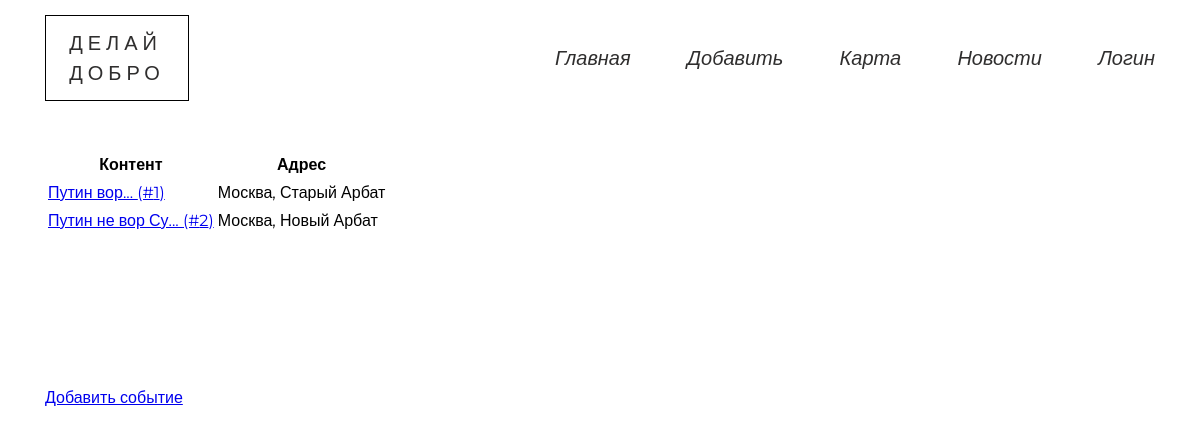
/events/, run on an earlier commit of the app's database.
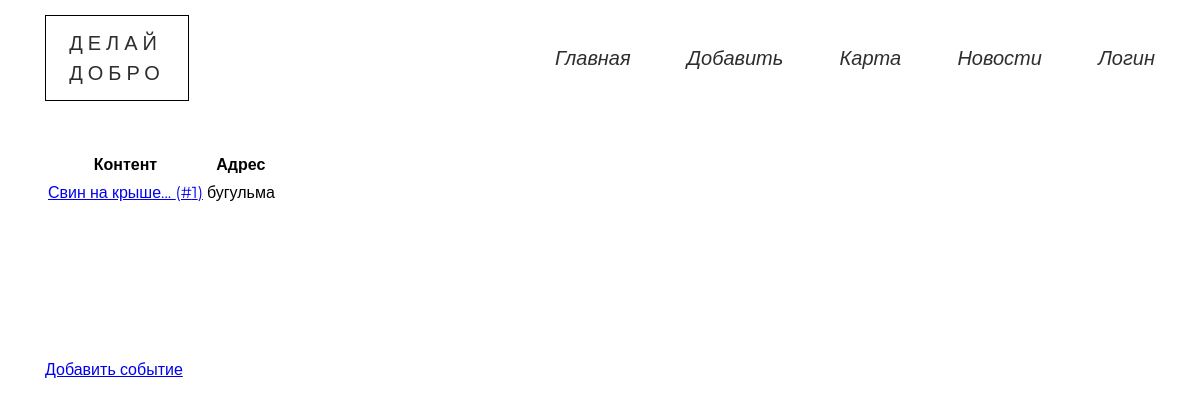
And on a later commit of the database.
### data/model_events.py (models this page shows)
class Event(SqlAlchemyBase, SerializerMixin):
    __tablename__ = 'events'
    id = sqlalchemy.Column(sqlalchemy.Integer,
                           primary_key=True, autoincrement=True)
    address = sqlalchemy.Column(sqlalchemy.String)
    content = sqlalchemy.Column(sqlalchemy.String)
    ll = sqlalchemy.Column(sqlalchemy.String)
    additions = sqlalchemy.Column(sqlalchemy.String)
    user_id = sqlalchemy.Column(sqlalchemy.Integer,
                                sqlalchemy.ForeignKey("users.id"))
    photo = sqlalchemy.orm.relation("File", uselist=False)

### blueprints/events.py (the view)
@blueprint.route('/events/', methods=['GET', 'POST'])
def events():
    session = db_session.create_session()
    events = session.query(Event).all()
    return render_template('events.html', events=events)

### data/db_session.py (called while the page is built)
def create_session() -> Session:
    global __factory
    return __factory()

### templates/events.html
{% extends "base.html" %}
{% block content %}
<div class="container">
    <table class="average-table">
        <thead>
            <th>Контент</th>
            <th>Адрес</th>
        </thead>
        <tbody>
            {% for event in events %}
                <tr>
                    <td><a href="/event/{{ event.id }}">{{ event.content[:15] + "..." }} (#{{ event.id }})</a></td>
                    <td>{{ event.address }}</td>
                </tr>
            {% endfor %}
        </tbody>
    </table>
    <a href="/add_event" class="add_event" >Добавить событие</a>
</div>
{% endblock %}

### templates/base.html (shortened to what this page needs)
<!DOCTYPE html>
<html lang="en">
<head>
    <link rel="stylesheet" href="/static/css/bootstrap-grid.min.css">
    <link rel="stylesheet" href="/static/css/style.min.css">
    <link rel="stylesheet" href="/static/css/EGOR.css">
</head>
<body>
    <header class="menu">
        <div class="container">
        <div class="menu__wrapper">
            <div class="menu_logo">ДЕЛАЙ <br> ДОБРО</div>
            <ul class="menu_ul" id='menu'>
                <li class="menu_li"><a href="/">Главная</a></li>
                <li class="menu_li"><a href="/add_event">Добавить</a></li>
                <li class="menu_li"><a href="/events">Карта</a></li>
                <li class="menu_li"><a href="/">Новости</a></li>
                {% if current_user.is_authenticated %}
                        <li class="menu_li"><a href="/user/{{ current_user.id }}">Личный кабинет</a></li>
                {% else %}
                        <li class="menu_li go"><a href='/login' style="cursor:pointer;">Логин</a> </li>
                {% endif %}
            </ul>
        </div>
    </header>
    <main>
        <div>
            {% block content %}
            {% endblock %}
        </div>
    </main>
</body>
</html>

What changed in the data, as far as the page shows it:
removed Event: content "Путин не вор Су...", id "2", address "Москва, Новый Арбат"
changed Event id 1: content "Путин вор..." → "Свин на крыше..."; address "Москва, Старый Арбат" → "бугульма"
